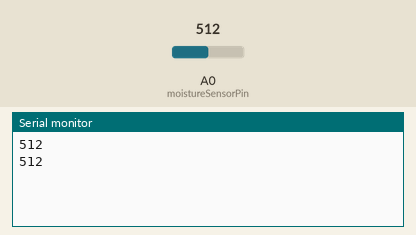
Recording of a sketch running on a simulated Arduino Uno, built with avr-gcc and run on an emulated ATmega328P. Parts: the last lines printed to the serial monitor. The inputs (shaded band) are chosen by the test bench; at power-on: A0 (moistureSensorPin) = 512.

Above: at 10.8 s.
10.9 s: A0 (moistureSensorPin) set to 716
At 20.6 s:
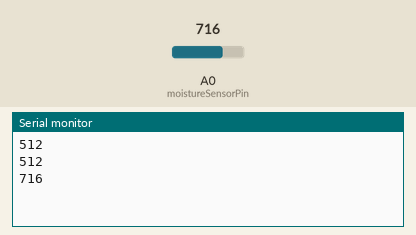
20.9 s: A0 (moistureSensorPin) set to 900
At 30.6 s:
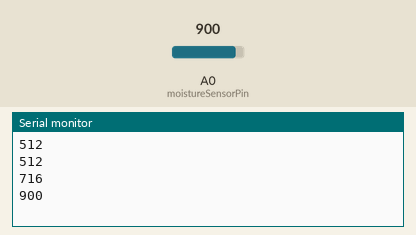
Timing chart, 0 to 32.1 s (numbered marks = the images above; inputs shaded):
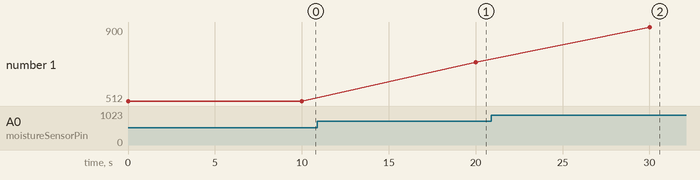

The sketch:

Code-Arduino.ino
```cpp
const int moistureSensorPin = A0; // Moisture sensor analog pin
const int moistureThreshold = 300; // Adjust this threshold based on your sensor and soil

void setup() {
  pinMode(moistureSensorPin, INPUT);
  Serial.begin(9600);
}

void loop() {
  // Read the moisture level from the sensor
  int moistureLevel = analogRead(moistureSensorPin);

  // Send the moisture level to the serial port
  Serial.println(moistureLevel);

  // Wait for 1 second before the next reading
  delay(10000);
}
```

Measured:
- after the input at 10.9 s, the serial monitor: prints a new line after 9.1 s (image 1)
- after the input at 20.9 s, the serial monitor: prints a new line after 9.1 s (image 2)
- plotted number 1: 512 → 716 after the input at 10.9 s, 716 → 900 after the input at 20.9 s
